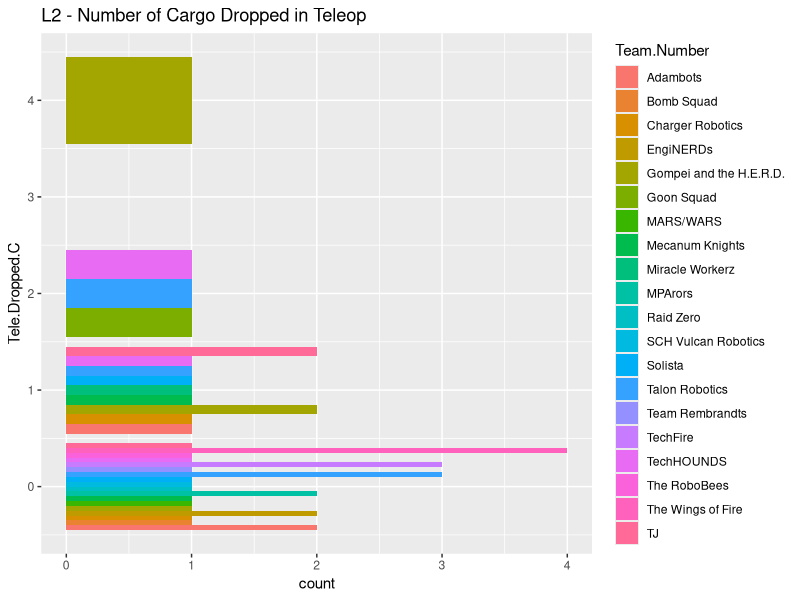
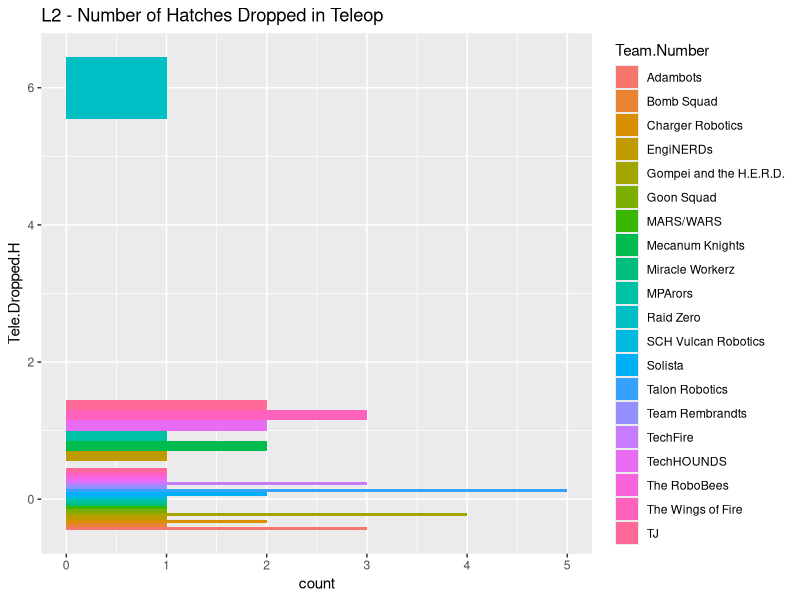
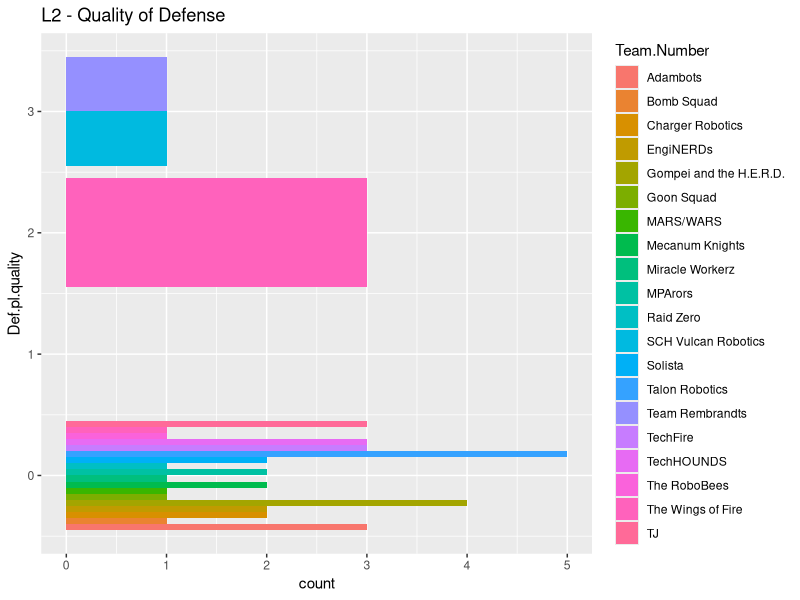
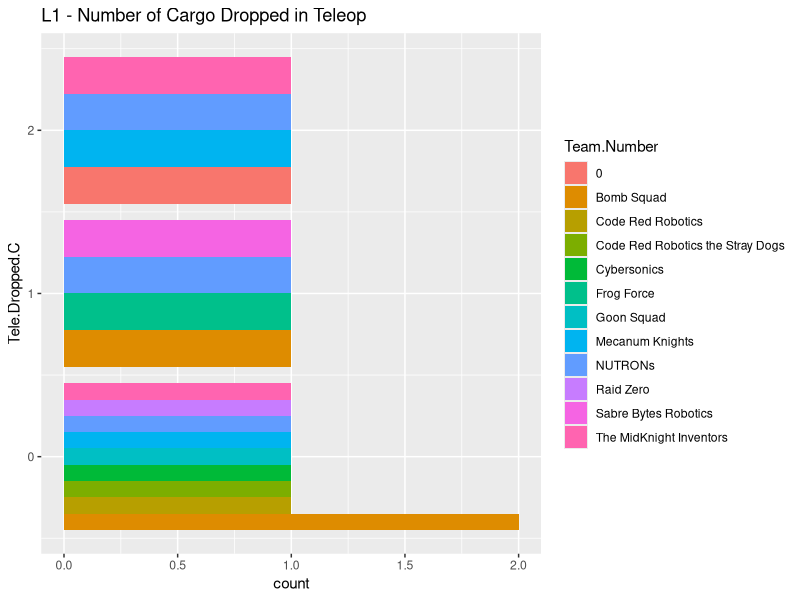
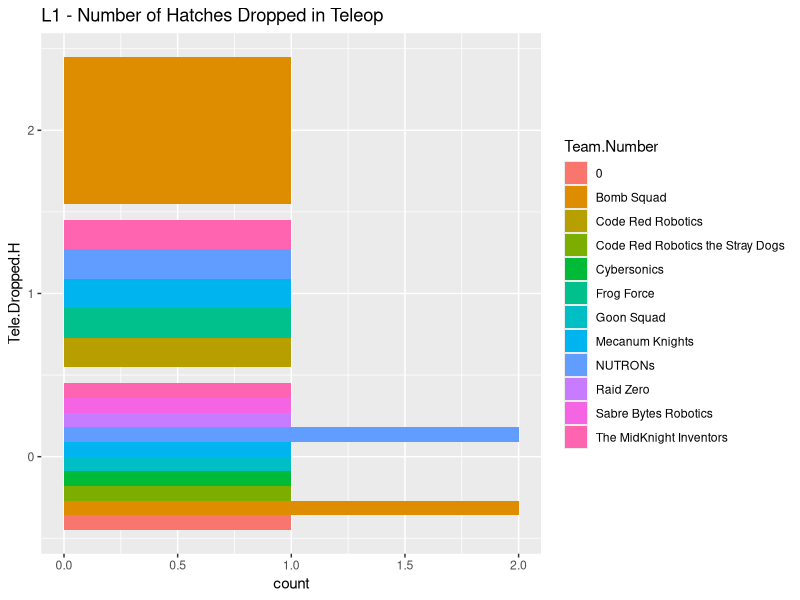
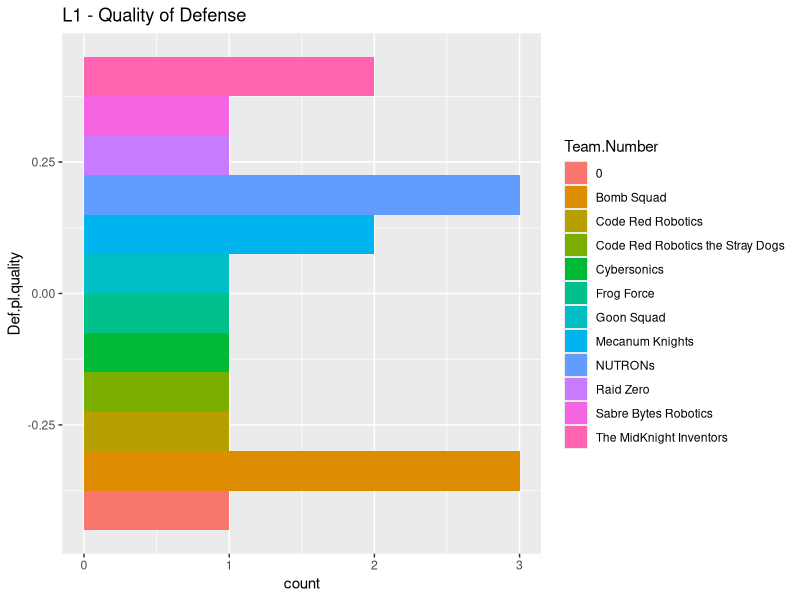
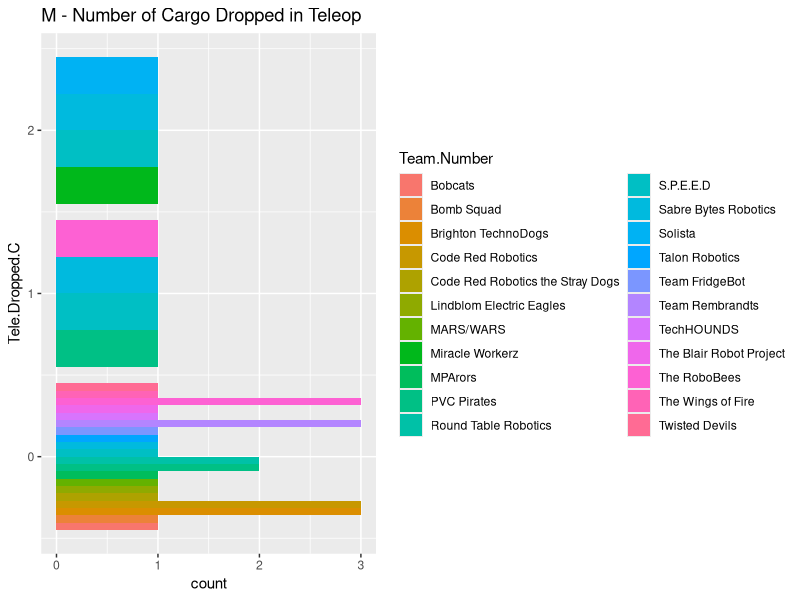
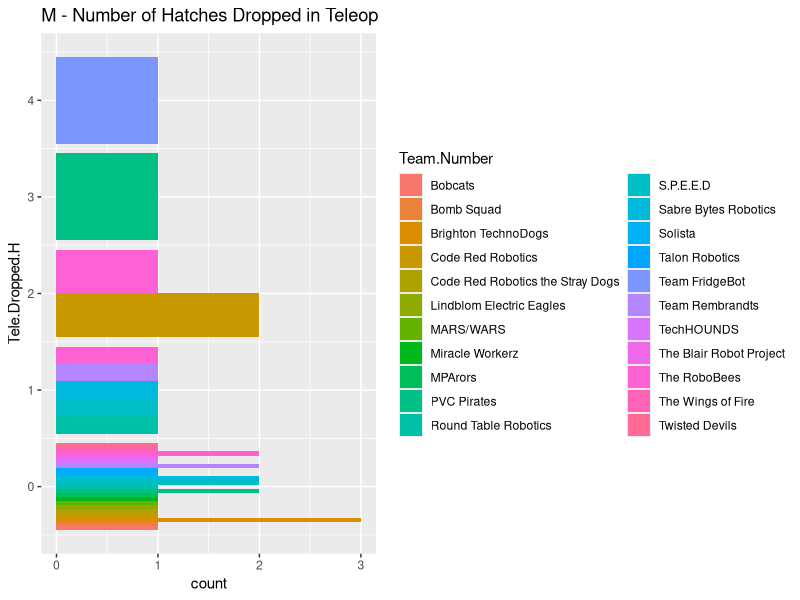

Recreate these plots in R, in order.
## ---- chunk 1
knitr::opts_chunk$set(echo = TRUE)
install.packages("ggplot2", repos = "http://cran.us.r-project.org")
install.packages("dplyr", repos = "http://cran.us.r-project.org")
install.packages("magrittr", repos = "http://cran.us.r-project.org")
library("magrittr")
library("ggplot2")
library("dplyr")
## ---- chunk 2
Data <- read.csv("2791_2019.csv")

## ---- chunk 3
Frame1.df <- data.frame(Data %>% filter(Starting.Position == "L2"))
Frame2.df <- data.frame(Frame1.df %>% filter(Highest.attempt > 2))
Frame3.df <- data.frame(Frame2.df %>% filter(Highest.success > 2))

ggplot(Frame3.df, aes(y = Tele.Dropped.C, fill = Team.Number)) +
  geom_bar(position = "dodge") + labs(title = "L2 - Number of Cargo Dropped in Teleop")
## ---- chunk 4
Frame1.df <- data.frame(Data %>% filter(Starting.Position == "L2"))
Frame2.df <- data.frame(Frame1.df %>% filter(Highest.attempt > 2))
Frame3.df <- data.frame(Frame2.df %>% filter(Highest.success > 2))

ggplot(Frame3.df, aes(y = Tele.Dropped.H, fill = Team.Number)) +
  geom_bar(position = "dodge") + labs(title = "L2 - Number of Hatches Dropped in Teleop")
## ---- chunk 5
Frame1.df <- data.frame(Data %>% filter(Starting.Position == "L2"))
Frame2.df <- data.frame(Frame1.df %>% filter(Highest.attempt > 2))
Frame3.df <- data.frame(Frame2.df %>% filter(Highest.success > 2))

ggplot(Frame3.df, aes(y = Def.pl.quality, fill = Team.Number)) +
  geom_bar(position = "dodge") + labs(title = "L2 - Quality of Defense")
## ---- chunk 6
Frame1.df <- data.frame(Data %>% filter(Starting.Position == "L1"))
Frame2.df <- data.frame(Frame1.df %>% filter(Highest.attempt > 2))
Frame3.df <- data.frame(Frame2.df %>% filter(Highest.success > 2))

ggplot(Frame3.df, aes(y = Tele.Dropped.C, fill = Team.Number)) +
  geom_bar(position = "dodge") + labs(title = "L1 - Number of Cargo Dropped in Teleop")
## ---- chunk 7
Frame1.df <- data.frame(Data %>% filter(Starting.Position == "L1"))
Frame2.df <- data.frame(Frame1.df %>% filter(Highest.attempt > 2))
Frame3.df <- data.frame(Frame2.df %>% filter(Highest.success > 2))

ggplot(Frame3.df, aes(y = Tele.Dropped.H, fill = Team.Number)) +
  geom_bar(position = "dodge") + labs(title = "L1 - Number of Hatches Dropped in Teleop")
## ---- chunk 8
Frame1.df <- data.frame(Data %>% filter(Starting.Position == "L1"))
Frame2.df <- data.frame(Frame1.df %>% filter(Highest.attempt > 2))
Frame3.df <- data.frame(Frame2.df %>% filter(Highest.success > 2))

ggplot(Frame3.df, aes(y = Def.pl.quality, fill = Team.Number)) +
  geom_bar(position = "dodge") + labs(title = "L1 - Quality of Defense")
## ---- chunk 9
Frame1.df <- data.frame(Data %>% filter(Starting.Position == "M"))
Frame2.df <- data.frame(Frame1.df %>% filter(Highest.attempt > 2))
Frame3.df <- data.frame(Frame2.df %>% filter(Highest.success > 2))

ggplot(Frame3.df, aes(y = Tele.Dropped.C, fill = Team.Number)) +
  geom_bar(position = "dodge") + labs(title = "M - Number of Cargo Dropped in Teleop")
## ---- chunk 10
Frame1.df <- data.frame(Data %>% filter(Starting.Position == "M"))
Frame2.df <- data.frame(Frame1.df %>% filter(Highest.attempt > 2))
Frame3.df <- data.frame(Frame2.df %>% filter(Highest.success > 2))

ggplot(Frame3.df, aes(y = Tele.Dropped.H, fill = Team.Number)) +
  geom_bar(position = "dodge") + labs(title = "M - Number of Hatches Dropped in Teleop")
## ---- chunk 11
Frame1.df <- data.frame(Data %>% filter(Starting.Position == "M"))
Frame2.df <- data.frame(Frame1.df %>% filter(Highest.attempt > 2))
Frame3.df <- data.frame(Frame2.df %>% filter(Highest.success > 2))

ggplot(Frame3.df, aes(y = Def.pl.quality, fill = Team.Number)) +
  geom_bar(position = "dodge") + labs(title = "M - Quality of Defense")
## ---- chunk 12
Frame1.df <- data.frame(Data %>% filter(Starting.Position == "R1"))
Frame2.df <- data.frame(Frame1.df %>% filter(Highest.attempt > 2))
Frame3.df <- data.frame(Frame2.df %>% filter(Highest.success > 2))

ggplot(Frame3.df, aes(y = Tele.Dropped.C, fill = Team.Number)) +
  geom_bar(position = "dodge") + labs(title = "R1 - Number of Cargo Dropped in Teleop")
## ---- chunk 13
Frame1.df <- data.frame(Data %>% filter(Starting.Position == "R1"))
Frame2.df <- data.frame(Frame1.df %>% filter(Highest.attempt > 2))
Frame3.df <- data.frame(Frame2.df %>% filter(Highest.success > 2))

ggplot(Frame3.df, aes(y = Tele.Dropped.H, fill = Team.Number)) +
  geom_bar(position = "dodge") + labs(title = "R1 - Number of Hatches Dropped in Teleop")
## ---- chunk 14
Frame1.df <- data.frame(Data %>% filter(Starting.Position == "R1"))
Frame2.df <- data.frame(Frame1.df %>% filter(Highest.attempt > 2))
Frame3.df <- data.frame(Frame2.df %>% filter(Highest.success > 2))

ggplot(Frame3.df, aes(y = Def.pl.quality, fill = Team.Number)) +
  geom_bar(position = "dodge") + labs(title = "R1 - Quality of Defense")
## ---- chunk 15
Frame1.df <- data.frame(Data %>% filter(Starting.Position == "R2"))
Frame2.df <- data.frame(Frame1.df %>% filter(Highest.attempt > 2))
Frame3.df <- data.frame(Frame2.df %>% filter(Highest.success > 2))

ggplot(Frame3.df, aes(y = Tele.Dropped.C, fill = Team.Number)) +
  geom_bar(position = "dodge") + labs(title = "R2 - Number of Cargo Dropped in Teleop")
## ---- chunk 16
Frame1.df <- data.frame(Data %>% filter(Starting.Position == "R2"))
Frame2.df <- data.frame(Frame1.df %>% filter(Highest.attempt > 2))
Frame3.df <- data.frame(Frame2.df %>% filter(Highest.success > 2))

ggplot(Frame3.df, aes(y = Tele.Dropped.H, fill = Team.Number)) +
  geom_bar(position = "dodge") + labs(title = "R2 - Number of Hatches Dropped in Teleop")
## ---- chunk 17
Frame1.df <- data.frame(Data %>% filter(Starting.Position == "R2"))
Frame2.df <- data.frame(Frame1.df %>% filter(Highest.attempt > 2))
Frame3.df <- data.frame(Frame2.df %>% filter(Highest.success > 2))

ggplot(Frame3.df, aes(y = Def.pl.quality, fill = Team.Number)) +
  geom_bar(position = "dodge") + labs(title = "R2 - Quality of Defense")
